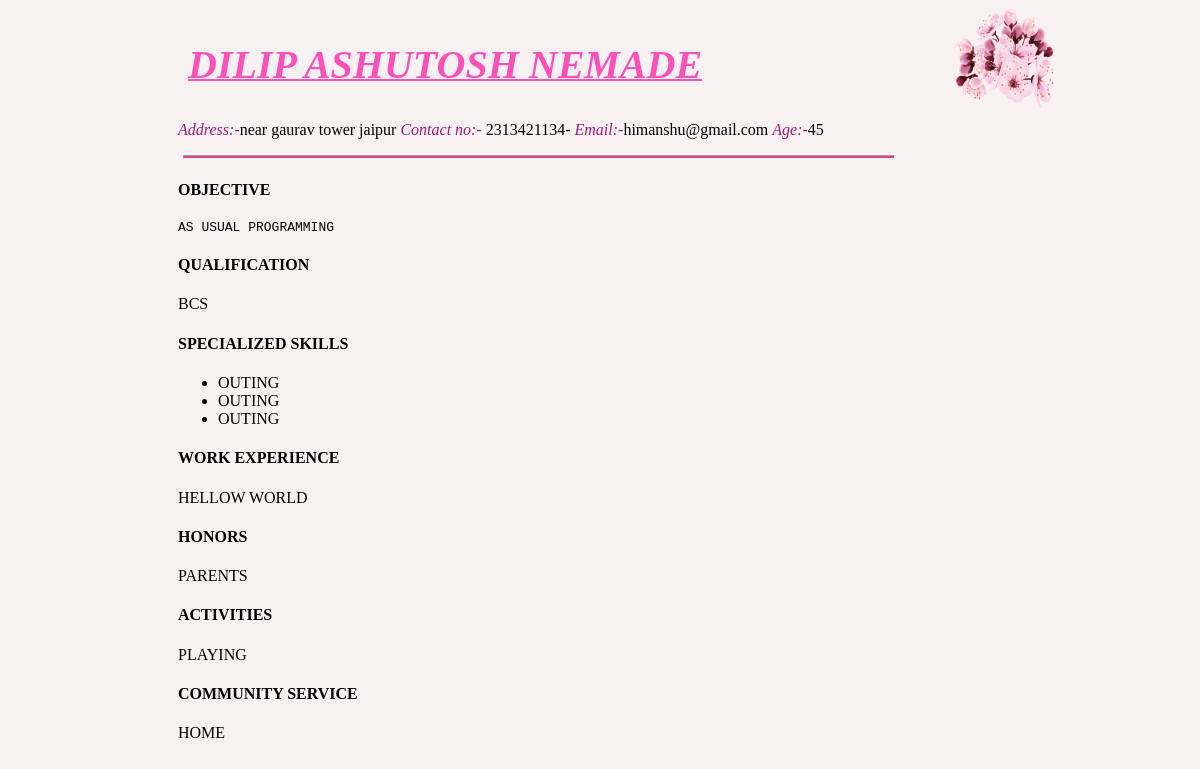
The app's page /person/66/viewdata/ with its own data.
### myapp/models.py (models this page shows)
class Person(models.Model):
    name = models.CharField(max_length=20)
    address = models.TextField(max_length=100)
    number = models.IntegerField()
    email = models.EmailField()
    age = models.IntegerField()
    image = models.ImageField(upload_to='images')
    qualification = models.TextField(max_length=60)
    skills = models.TextField(max_length=30)
    objective = models.TextField(max_length=100)
    experience= models.TextField(max_length=100)
    honor = models.CharField(max_length=100)
    activity = models.CharField(max_length=100)
    service = models.CharField(max_length=100)

### myapp/views.py (the view)
# urls.py: path('person/<int:pk>/viewdata/', views.viewdata, name = 'viewdata'),
def viewdata(request,pk):
    person= get_object_or_404(Person,pk=pk)
    return render(request,'myapp/vdata.html',{'person':person})

### myapp/templates/myapp/vdata.html (shortened to what this page needs)
{% load static %}
<!DOCTYPE html>
<html lang="en">
<head>
    <link rel="stylesheet" href="{% static 'style1.css' %}">
</head>
<body>
<div class="hello">
<div class="name" >
    <div class="subname" style="width: 80%;float: left;">  <i><h2 style="text-decoration: underline; text-decoration-thickness: 2px;">{{person.name | upper}}</h2></i></div>
    <div class="img" style="width: 20%; float: right;" ><img src="{{person.image.url}}" width="100px" height="100px"   ></div>
</div>
<div class="hi" style="clear: both;" >
        <p> <i style="color:rgb(163, 26, 122);">Address:-</i>{{person.address}}  <i style="color:rgb(163, 26, 122) ;">Contact no:-</i> {{person.number}}- <i style="color:rgb(163, 26, 122) ;">Email:-</i>{{person.email}} <i style="color: rgb(163, 26, 122);">Age:-</i>{{person.age}} </p><hr>
        <h4>OBJECTIVE</h4>
        <pre>{{person.objective | upper}}</pre>
    <h4>QUALIFICATION</h4>
    {{person.qualification | upper}}
    <h4>SPECIALIZED SKILLS</h4>
    <ul>
        <li>{{person.skills | upper}}</li>
        <li>{{person.skills | upper}}</li>
        <li>{{person.skills | upper}}</li>
    </ul>
    <h4>WORK EXPERIENCE</h4>
    {{person.experience | upper}}
    <h4>HONORS</h4>
    {{person.honor | upper}}
    <h4>ACTIVITIES</h4>
    {{person.activity| upper}}
    <h4>COMMUNITY SERVICE</h4>
    {{person.service | upper}}
</div>
</div>
</body>
</html>

### myapp/static/style1.css (style rules this page uses)
h2 { color: rgb(250, 81, 185); font-size: 40px; text-align: left; padding-left: 180px; }
p { margin-top:-15px ; padding-right: 30px; }
hr { width:70%; height: 2px; background-color: rgb(216, 69, 138); margin-left: 5px; }
body { background-color: rgb(248, 241, 242); }
.hi { padding-left:170px ; }
.name { display: block; margin-left: auto; margin-right: auto; }

### records on screen
Person: name "DILIP ASHUTOSH NEMADE", image (picture), address "near gaurav tower jaipur", number "2313421134", email "himanshu@gmail.com", age "45", objective "AS USUAL PROGRAMMING", qualification "BCS", skills "OUTING", experience "HELLOW WORLD", honor "PARENTS", activity "PLAYING", service "HOME"
